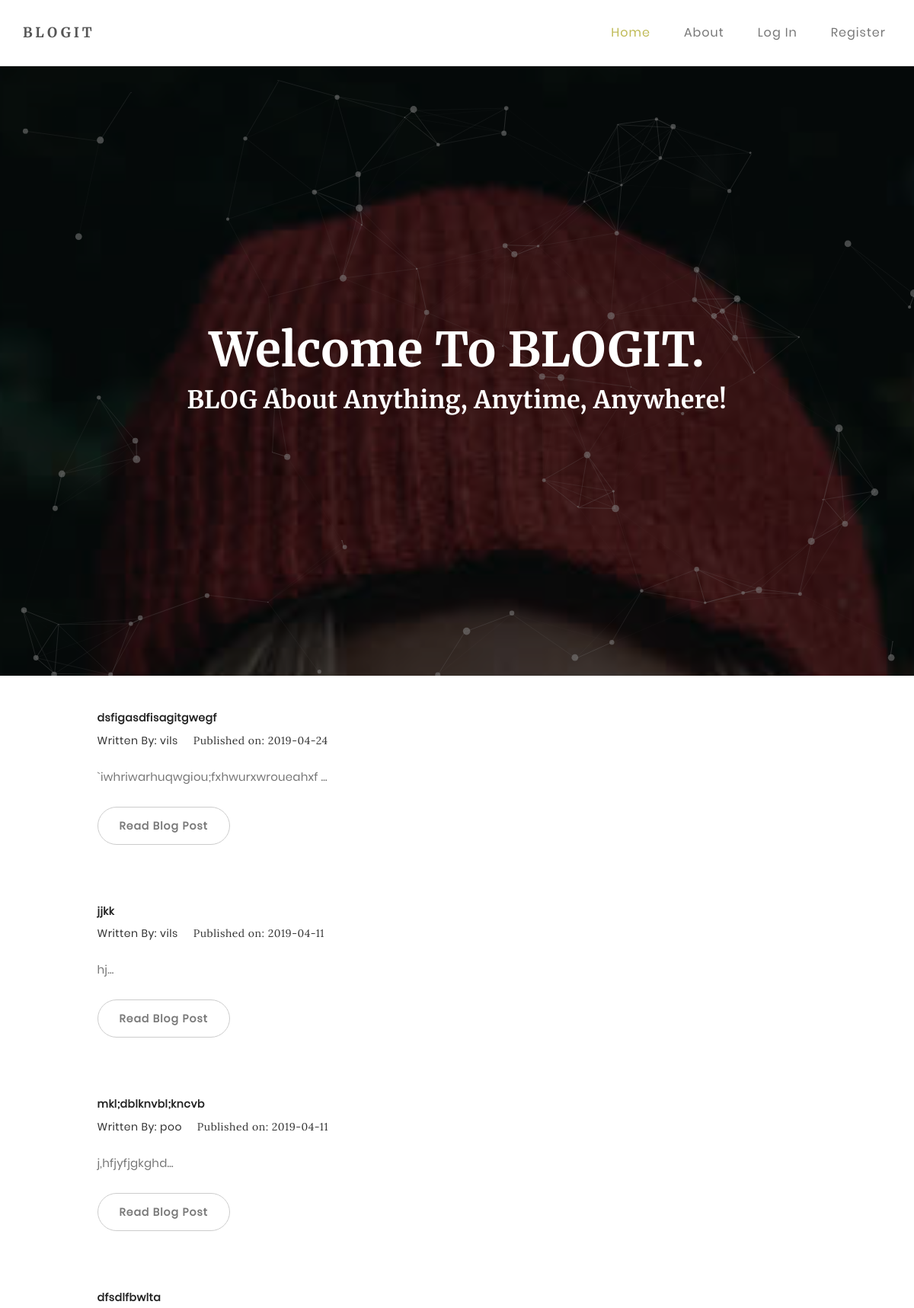
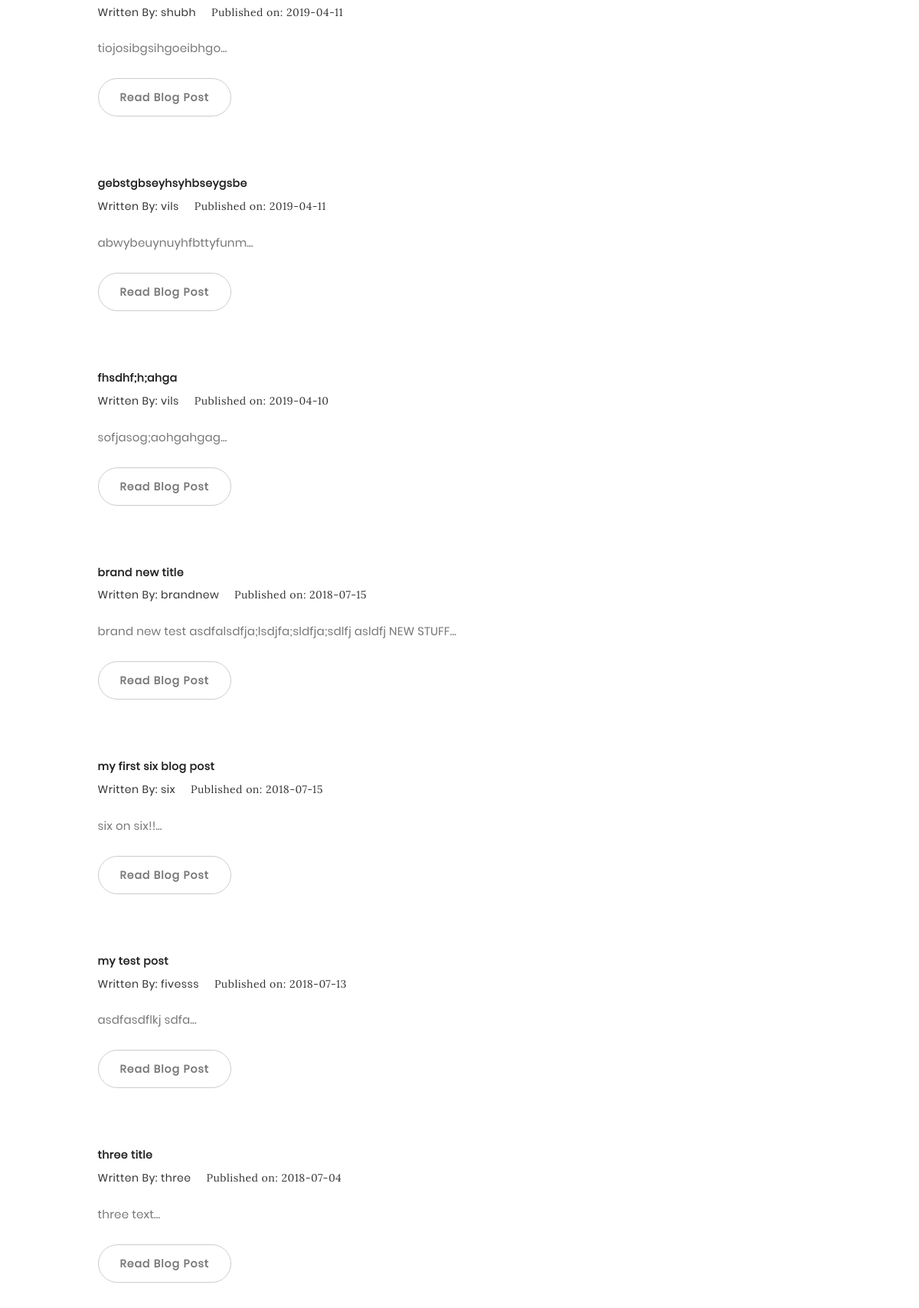
The page / (upper part) on the database its author committed (2 pictures, top to bottom).
### blogit/models.py (models this page shows, shortened)
class BlogPost(db.Model):
    users = db.relationship(User)
    id = db.Column(db.Integer, primary_key=True)
    user_id = db.Column(db.Integer, db.ForeignKey('users.id'), nullable=False)
    date = db.Column(db.DateTime, nullable=False, default=datetime.utcnow)
    title = db.Column(db.String(140), nullable=False)
    text = db.Column(db.Text, nullable=False)

class User(db.Model, UserMixin):
    __tablename__ = 'users'
    id = db.Column(db.Integer, primary_key = True)
    profile_image = db.Column(db.String(20), nullable=False, default='default_profile.png')
    email = db.Column(db.String(64), unique=True, index=True)
    username = db.Column(db.String(64), unique=True, index=True)
    password_hash = db.Column(db.String(128))
    posts = db.relationship('BlogPost', backref='author', lazy=True)

### blogit/core/views.py (the view)
@core.route('/')
def index():
    page = request.args.get('page', 1, type=int)
    blog_posts = BlogPost.query.order_by(BlogPost.date.desc()).paginate(page=page, per_page=10)
    return render_template('index.html',blog_posts=blog_posts)

### blogit/templates/index.html (shortened to what this page needs)
{% extends "base.html" %}
{% block content %}
<section id="home" class="main-home parallax-section">
          <div id="particles-js"></div>
          <div class="container">
               <div class="row">
                    <div class="col-md-12 col-sm-12">
                         <h1>Welcome To BLOGIT.</h1>
                         <h2>BLOG About Anything, Anytime, Anywhere!</h2>
                    </div>
               </div>
          </div>
     </section>
{% for post in blog_posts.items %}
     <div class="container">
          <div class="row">
               <div class="col-md-offset-1 col-md-10 col-sm-12">
                         <div class="blog-post-thumb">
                              <div class="blog-post-title">
                                   <h2><a href="  {{ url_for('blog_posts.blog_post', blog_post_id=post.id) }}">{{ post.title }}</a></h2>
                              </div>
                              <div class="blog-post-format">
                                   <span><a href="{{ url_for('users.user_posts', username=post.author.username) }}">Written By: {{ post.author.username }}</a></span>
                                   <span> Published on: {{ post.date.strftime('%Y-%m-%d') }}</span>
                              </div>
                              <div class="blog-post-des">
                                   <p>{{ post.text[:100] }}...</p>
                                   <a href="{{ url_for('blog_posts.blog_post', blog_post_id=post.id) }}" class="btn btn-default">Read Blog Post</a>
                              </div>
                         </div>
               </div>
          </div>
     </div>
{% endfor %}
{% endblock %}

### blogit/static/css/main.css (style rules this page uses)
* { margin: 0px; padding: 0px; box-sizing: border-box; }
body, html { height: 100%; font-family: Poppins-Regular, sans-serif; }
a { font-family: Poppins-Regular; font-size: 14px; line-height: 1.7; color: #666666; margin: 0px; transition: all 0.4s; -webkit-transition: all 0.4s; -o-transition: all 0.4s; -moz-transition: all 0.4s; }
h1,h2,h3,h4,h5,h6 { margin: 0px; }
p { font-family: Poppins-Regular; font-size: 14px; line-height: 1.7; color: #666666; margin: 0px; }

### blogit/static/css/style.css (style rules this page uses)
body { background: #ffffff; font-family: 'Lora', serif; font-style: normal; font-weight: 300; overflow-x: hidden; }
h1,h2,h3,h4,h5,h6 { font-family: 'Merriweather', serif; font-style: normal; font-weight: bold; letter-spacing: 0.5px; }
h1 { font-size: 62px; padding-bottom: 14px; margin-bottom: 0px; }
h2 { font-size: 32px; }
h2,h3 { padding-bottom: 6px; }
p { color: #777; font-size: 15px; font-weight: 300; line-height: 26px; letter-spacing: 0.2px; }
html { -webkit-font-smoothing: antialiased; }
a { color: #4d638c; -webkit-transition: 0.5s; -o-transition: 0.5s; transition: 0.5s; text-decoration: none !important; }
* { -webkit-box-sizing: border-box; -moz-box-sizing: border-box; box-sizing: border-box; }
*:before, *:after { -webkit-box-sizing: border-box; -moz-box-sizing: border-box; box-sizing: border-box; }
.parallax-section { background-attachment: fixed !important; background-size: cover !important; overflow: hidden; }
#home { background-size: cover; background-position: center center; color: #ffffff; display: -webkit-box; display: -webkit-flex; display: -ms-flexbox; display: flex; -webkit-box-align: center; -webkit-align-items: center; -ms-flex-align: center; align-items: center; position: relative; text-align: center; }
.main-home { background: url('../images/home-bg.jpg') no-repeat; height: 100vh; }
#particles-js { position: absolute; width: 100%; height: 100vh; top: 0; left: 0; }
.blog-post-thumb { border-bottom: 1px solid #f0f0f0; padding-top: 32px; padding-bottom: 62px; margin-bottom: 32px; }
.blog-post-thumb:last-child { border-bottom: 0px; padding-bottom: 32px; margin-bottom: 0px; }
.blog-post-title a { color: #222; }
.blog-post-format { padding-bottom: 22px; }
.blog-post-format span { letter-spacing: 0.5px; padding-right: 12px; }
.blog-post-format span a { color: #333; }
.blog-post-des .btn { border-radius: 100px; color: #777; font-weight: bold; letter-spacing: 1px; padding: 14px 28px; margin-top: 26px; transition: all 0.4s ease-in-out; }

### rows shown on the page
BlogPost: title "dsfigasdfisagitgwegf", author.username "vils", date "2019-04-24", text "`iwhriwarhuqwgiou;fxhwurxwroueahxf"
BlogPost: title "jjkk", author.username "vils", date "2019-04-11", text "hj"
BlogPost: title "mkl;dblknvbl;kncvb", author.username "poo", date "2019-04-11", text "j,hfjyfjgkghd"
BlogPost: title "dfsdlfbwlta", author.username "shubh", date "2019-04-11", text "tiojosibgsihgoeibhgo"
BlogPost: title "gebstgbseyhsyhbseygsbe", author.username "vils", date "2019-04-11", text "abwybeuynuyhfbttyfunm"
BlogPost: title "fhsdhf;h;ahga", author.username "vils", date "2019-04-10", text "sofjasog;aohgahgag"
BlogPost: title "brand new title", author.username "brandnew", date "2018-07-15", text "brand new test asdfalsdfja;lsdjfa;sldfja;sdlfj asldfj NEW STUFF"
BlogPost: title "my first six blog post", author.username "six", date "2018-07-15", text "six on six!!"
BlogPost: title "my test post", author.username "fivesss", date "2018-07-13", text "asdfasdflkj sdfa"
BlogPost: title "three title", author.username "three", date "2018-07-04", text "three text"
